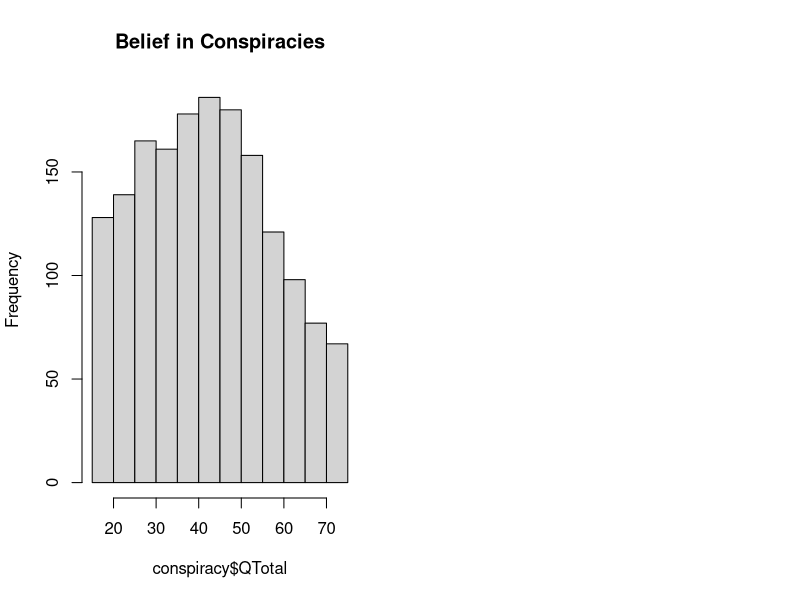
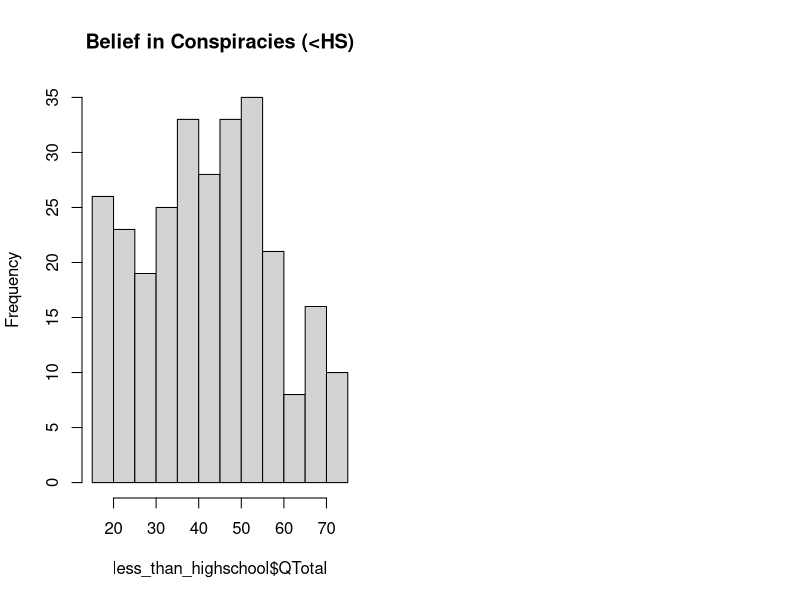
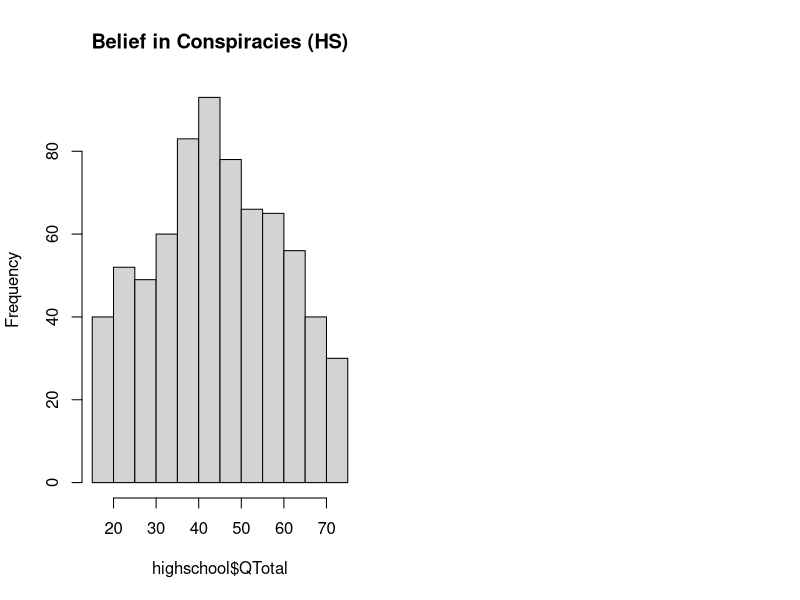
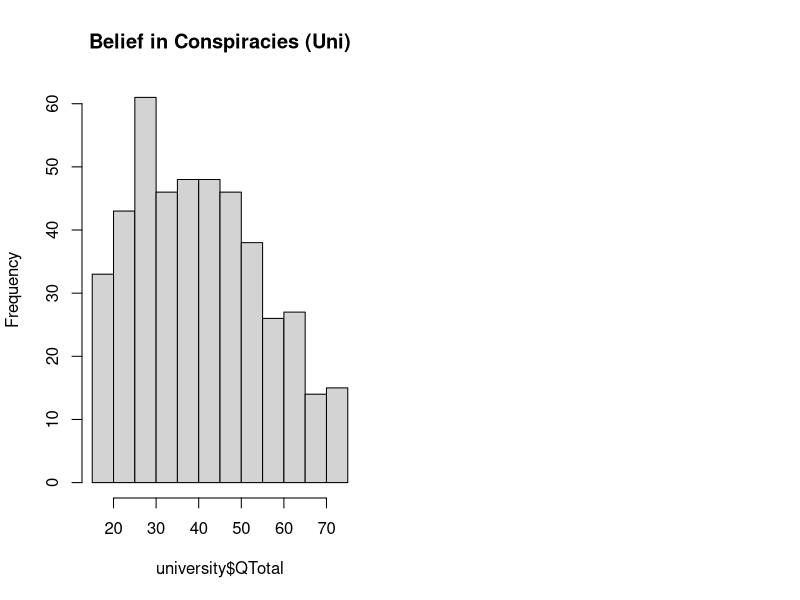
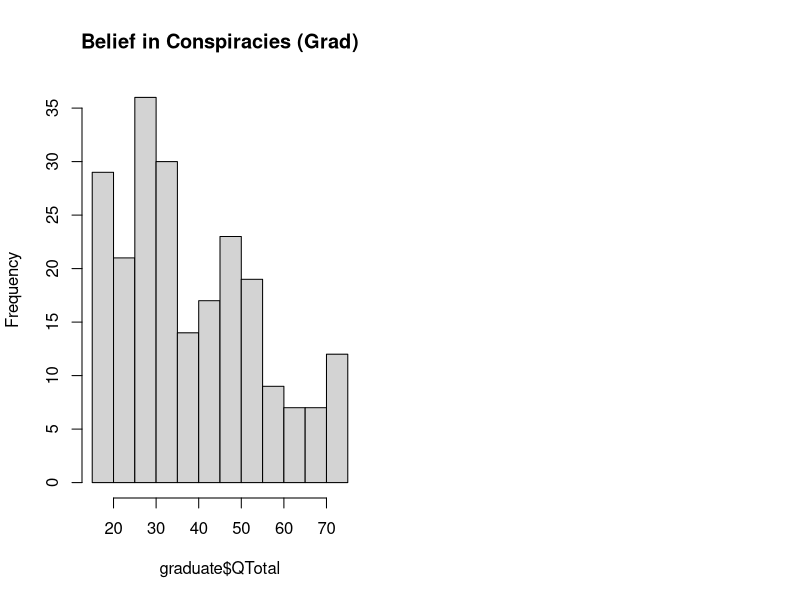

Reproduce these figures in R, in order.
## ---- chunk 1
library(readr)
library(dplyr)
library(tidyverse)

#Reads from Conspiracy Data.csv and stores in conspiracy table
conspiracy <- read_csv("Conspiracy Data.csv") %>%
  #filters out the failed validity test answers
  filter(VCL6 == 0) %>%
  filter(VCL9 == 0) %>%
  filter(VCL12 == 0) %>%
  
  #filters out answers to conspiracy question not in the approved 1-5 scale
  filter(Q1>0) %>%
  filter(Q1<6) %>%
  
  filter(Q2>0) %>%
  filter(Q2<6) %>%
  
  filter(Q3>0) %>%
  filter(Q3<6) %>%
  
  filter(Q4>0) %>%
  filter(Q4<6) %>%
  
  filter(Q5>0) %>%
  filter(Q5<6) %>%
  
  filter(Q6>0) %>%
  filter(Q6<6) %>%
  
  filter(Q7>0) %>%
  filter(Q7<6) %>%
  
  filter(Q8>0) %>%
  filter(Q8<6) %>%
  
  filter(Q9>0) %>%
  filter(Q9<6) %>%
  
  filter(Q10>0) %>%
  filter(Q10<6) %>%
  
  filter(Q11>0) %>%
  filter(Q11<6) %>%
  
  filter(Q12>0) %>%
  filter(Q12<6) %>%
  
  filter(Q13>0) %>%
  filter(Q13<6) %>%
  
  filter(Q14>0) %>%
  filter(Q14<6) %>%
  
  filter(Q15>0) %>%
  filter(Q15<6) %>%
  
  #filters out personality values not in the approved 1-7 scale
  filter(TIPI1>0) %>%
  filter(TIPI1<8) %>%
  
  filter(TIPI2>0) %>%
  filter(TIPI2<8) %>%
  
  filter(TIPI3>0) %>%
  filter(TIPI3<8) %>%
  
  filter(TIPI4>0) %>%
  filter(TIPI4<8) %>%
  
  filter(TIPI5>0) %>%
  filter(TIPI5<8) %>%
  
  filter(TIPI6>0) %>%
  filter(TIPI6<8) %>%
  
  filter(TIPI7>0) %>%
  filter(TIPI7<8) %>%
  
  filter(TIPI8>0) %>%
  filter(TIPI8<8) %>%
  
  filter(TIPI9>0) %>%
  filter(TIPI9<8) %>%
  
  filter(TIPI10>0) %>%
  filter(TIPI10<8) %>%
  
  #filters out any unrealistic ages, with any ages under 13 already removed
  filter(age<100) %>%
  
  #filters out any unrealistic family sizes
  filter(familysize>0) %>%
  filter(familysize<20) %>%
  
  #filters out the rest of the columns with 0 values
  filter(education>0) %>%
  filter(urban>0) %>%
  filter(gender>0) %>%
  filter(engnat>0) %>%
  filter(hand>0) %>%
  filter(religion>0) %>%
  filter(orientation>0) %>%
  filter(race>0) %>%
  filter(voted>0) %>%
  filter(married>0) %>%
  
  #creates a column for the sum of the question answers
  mutate(QTotal = select(., Q1:Q2:Q3:Q4:Q5:Q6:Q7:Q8:Q9:Q10:Q11:Q12:Q13:Q14:Q15) %>%
  rowSums(na.rm = T))

head(conspiracy, dim(conspiracy)[1])

#shows histogram for conspiracy belief for everyone
par(mfrow=c(1,2))
hist(conspiracy$QTotal, main = "Belief in Conspiracies", breaks=15)

#creates table for people who haven't completed highschool
less_than_highschool <- conspiracy %>%
  filter(education == 1)

#shows histogram for conspiracy belief for people who haven't completed highschool
par(mfrow=c(1,2))
hist(less_than_highschool$QTotal, main = "Belief in Conspiracies (<HS)", breaks=15)

#creates table for people who have completed highschool
highschool <- conspiracy %>%
  filter(education == 2)

#shows histogram for conspiracy belief for people who have completed highschool
par(mfrow=c(1,2))
hist(highschool$QTotal, main = "Belief in Conspiracies (HS)", breaks=15)

#creates table for people who have completed university
university <- conspiracy %>%
  filter(education == 3)

#shows histogram for conspiracy belief for people who have completed university
par(mfrow=c(1,2))
hist(university$QTotal, main = "Belief in Conspiracies (Uni)", breaks=15)

#creates table for people who have completed graduate school
graduate <- conspiracy %>%
  filter(education == 4)

#shows histogram for conspiracy belief for people who have completed graduate school
par(mfrow=c(1,2))
hist(graduate$QTotal, main = "Belief in Conspiracies (Grad)", breaks=15)

#Notes: The more education a person has, the less likely they are to believe in conspiracies in general
  
